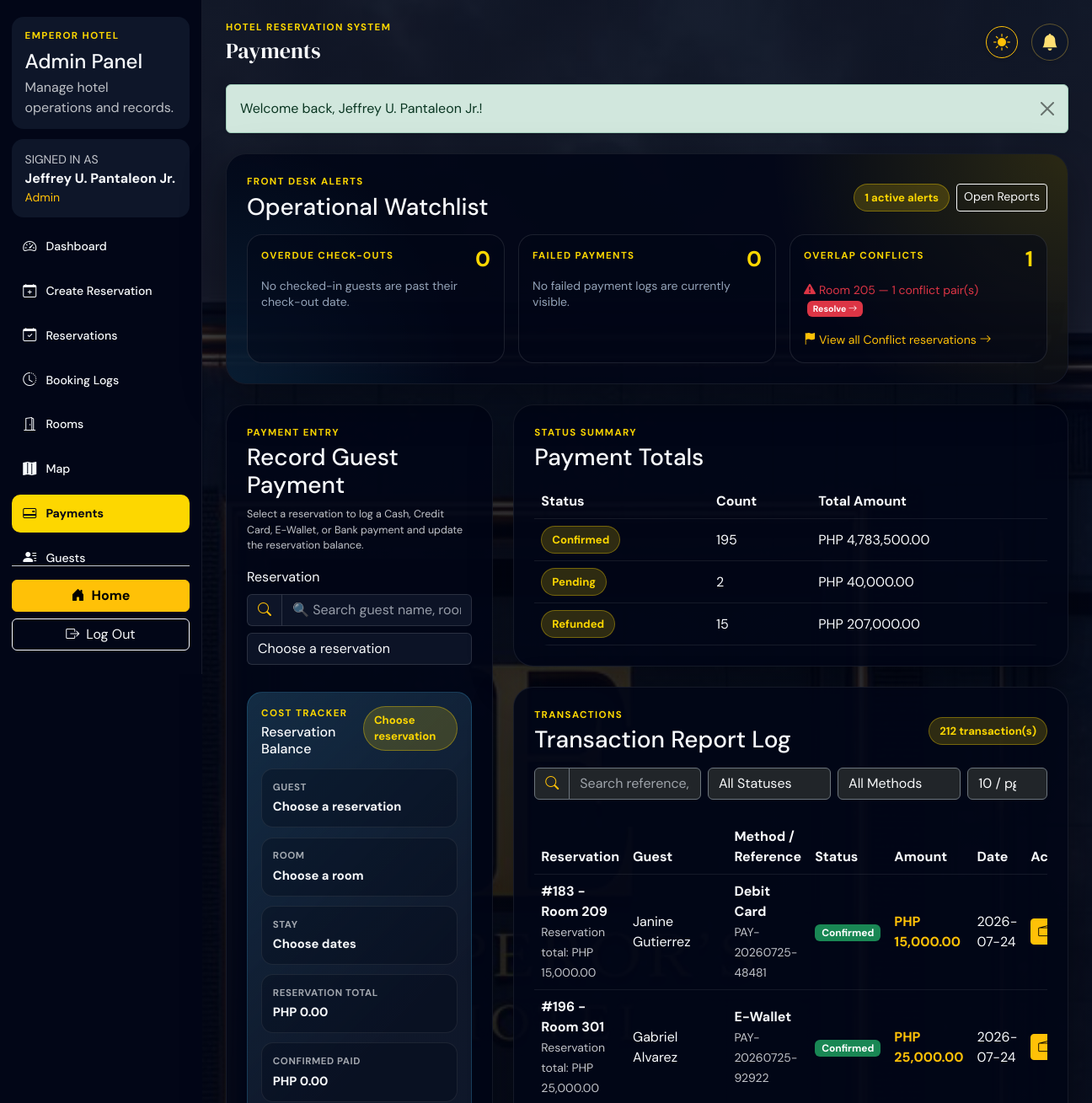
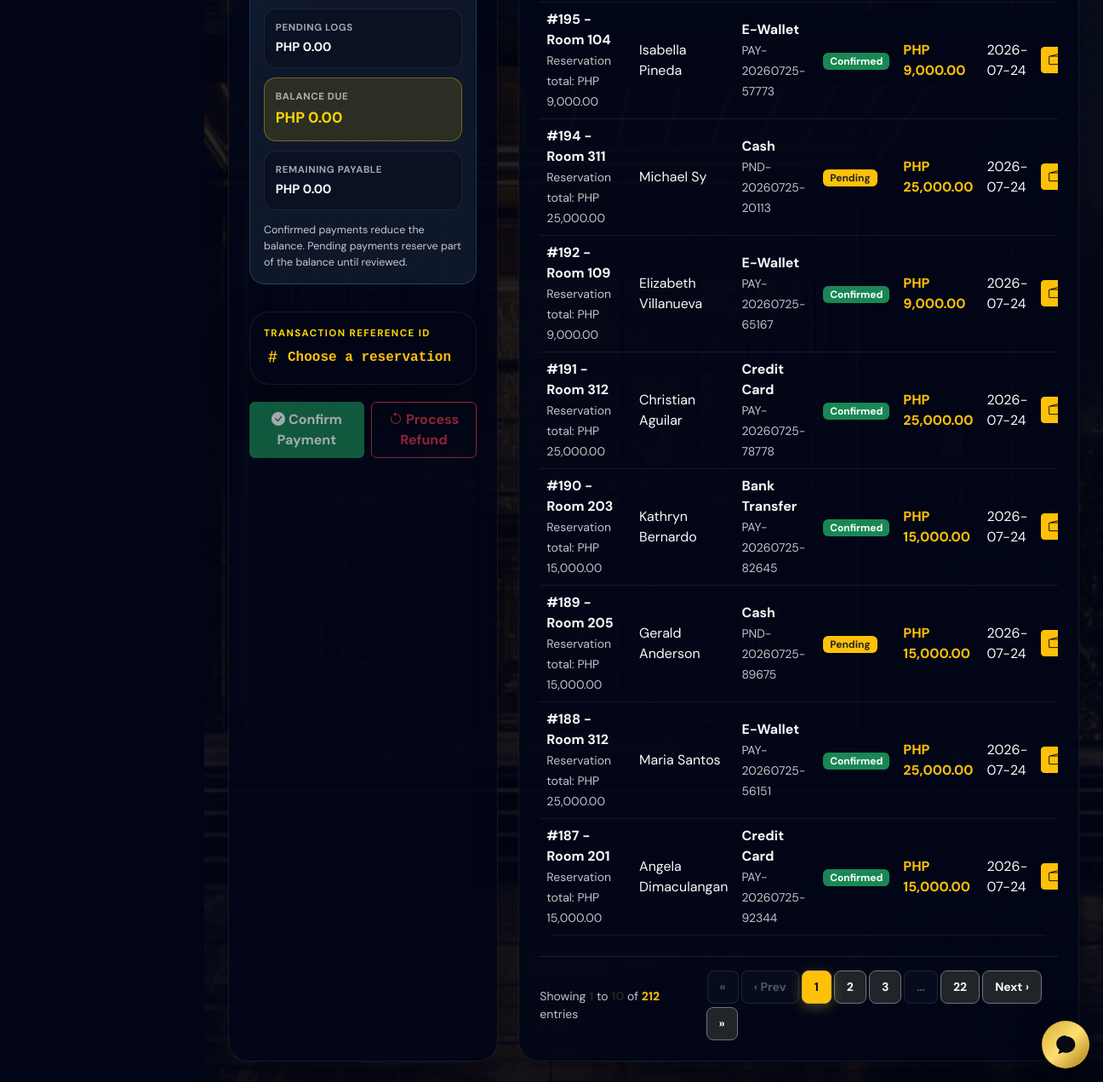
/public/admin/payments.php (signed in), run on the app's committed database (2 pictures, top to bottom).
### tables this page shows
CREATE TABLE IF NOT EXISTS payments (
    payment_id INT AUTO_INCREMENT PRIMARY KEY,
    reservation_id INT NOT NULL,
    amount DECIMAL(10,2) NOT NULL,
    payment_method ENUM('Cash', 'Credit Card', 'Debit Card', 'Bank Transfer', 'E-Wallet', 'Other') NOT NULL DEFAULT 'Cash',
    payment_status ENUM('Pending', 'Confirmed', 'Paid', 'Failed', 'Refunded') NOT NULL DEFAULT 'Pending',
    transaction_reference VARCHAR(100) DEFAULT NULL,
    payment_date TIMESTAMP DEFAULT CURRENT_TIMESTAMP,
    FOREIGN KEY (reservation_id) REFERENCES reservations(reservation_id) ON DELETE CASCADE
);

CREATE TABLE IF NOT EXISTS reservations (
    reservation_id INT AUTO_INCREMENT PRIMARY KEY,
    user_id INT NULL,
    guest_id INT NOT NULL,
    room_id INT NOT NULL,
    check_in DATE NOT NULL,
    check_out DATE NOT NULL,
    total_amount DECIMAL(10,2) NOT NULL DEFAULT 0.00,
    status ENUM('Pending', 'Confirmed', 'Checked-in', 'Checked-out', 'Cancelled', 'Conflict') NOT NULL DEFAULT 'Pending',
    created_at TIMESTAMP DEFAULT CURRENT_TIMESTAMP,
    FOREIGN KEY (user_id) REFERENCES users(user_id) ON DELETE SET NULL,
    FOREIGN KEY (guest_id) REFERENCES guests(guest_id) ON DELETE CASCADE,
    FOREIGN KEY (room_id) REFERENCES rooms(room_id) ON DELETE RESTRICT
);

CREATE TABLE IF NOT EXISTS rooms (
    room_id INT AUTO_INCREMENT PRIMARY KEY,
    room_number VARCHAR(10) NOT NULL UNIQUE,
    room_type ENUM('Imperial Deluxe', 'Royal Executive', 'Emperor Presidential') NOT NULL,
    floor INT NOT NULL,
    price_per_night DECIMAL(10,2) NOT NULL,
    bed_type VARCHAR(50) DEFAULT 'King Bed',
    max_capacity INT NOT NULL DEFAULT 2,
    view_type VARCHAR(100) DEFAULT 'City View',
    image_url TEXT DEFAULT NULL,
    status ENUM('Available', 'Reserved', 'Occupied', 'Cleaning', 'Maintenance') NOT NULL DEFAULT 'Available',
    created_at TIMESTAMP DEFAULT CURRENT_TIMESTAMP
);

CREATE TABLE IF NOT EXISTS guests (
    guest_id INT AUTO_INCREMENT PRIMARY KEY,
    user_id INT NULL,
    first_name VARCHAR(100) NOT NULL,
    last_name VARCHAR(100) NOT NULL,
    phone VARCHAR(30) DEFAULT NULL,
    email VARCHAR(150) DEFAULT NULL,
    created_at TIMESTAMP DEFAULT CURRENT_TIMESTAMP,
    FOREIGN KEY (user_id) REFERENCES users(user_id) ON DELETE SET NULL
);

### public/admin/payments.php (the view, shortened to what the rows shown need)
<?php
require_once __DIR__ . '/../includes/bootstrap.php';
require_once __DIR__ . '/../includes/layout.php';
$db = Database::connect();
$paymentModel = new Payment($db);
$logSearch = trim((string) ($_GET['log_search'] ?? ''));
$logStatus = trim((string) ($_GET['log_status'] ?? ''));
$logMethod = trim((string) ($_GET['log_method'] ?? ''));
$logPage = (int) ($_GET['page'] ?? 1);
$logPerPage = (int) ($_GET['per_page'] ?? 10);
$paginatedPaymentData = $paymentModel->paginated([
    'search' => $logSearch,
    'status' => $logStatus,
    'payment_method' => $logMethod,
], $logPage, $logPerPage);
$payments = $paginatedPaymentData['rows'];
?>
<section class="row g-4">
    <div class="col-xl-8">
        <div class="panel-card p-4 mb-4">
            <div class="table-responsive">
                <table class="table table-dark-soft align-middle mb-0">
                    <thead>
                        <tr>
                            <th>Status</th>
                            <th>Count</th>
                            <th>Total Amount</th>
                        </tr>
                    </thead>
                </table>
            </div>
        </div>
        <div class="panel-card p-4">
            <div class="table-responsive">
                <table class="table table-dark-soft align-middle mb-0">
                    <thead>
                        <tr>
                            <th>Reservation</th>
                            <th>Guest</th>
                            <th>Method / Reference</th>
                            <th>Status</th>
                            <th>Amount</th>
                            <th>Date</th>
                            <th>Actions</th>
                        </tr>
                    </thead>
                    <tbody>
                        <?php foreach ($payments as $payment): ?>
                            <?php
                                $status = $payment['payment_status'];
                                $statusBadgeClass = match($status) {
                                    'Confirmed', 'Paid' => 'bg-success text-white',
                                    'Pending' => 'bg-warning text-dark',
                                    'Failed', 'Refunded' => 'bg-danger text-white',
                                    default => 'bg-secondary text-white'
                                };
                            ?>
                            <tr>
                                <td>
                                    <div class="fw-bold">#<?php echo e($payment['reservation_id']); ?> - Room <?php echo e($payment['room_number']); ?></div>
                                    <small class="text-light-emphasis">Reservation total: <?php echo e(formatMoney((float) $payment['total_amount'])); ?></small>
                                </td>
                                <td><?php echo e($payment['first_name'] . ' ' . $payment['last_name']); ?></td>
                                <td>
                                    <div class="fw-semibold"><?php echo e($payment['payment_method']); ?></div>
                                    <small class="text-light-emphasis"><?php echo e($payment['transaction_reference'] ?: 'No reference'); ?></small>
                                </td>
                                <td><span class="badge <?php echo $statusBadgeClass; ?> px-2 py-1 text-xs fw-bold"><?php echo e($status); ?></span></td>
                                <td class="fw-bold text-warning"><?php echo e(formatMoney((float) $payment['amount'])); ?></td>
                                <td><?php echo e(date('Y-m-d', strtotime($payment['payment_date']))); ?></td>
                                <td>
                                    <div class="d-flex align-items-center gap-2">
                                        <a class="btn btn-sm btn-warning text-nowrap px-2 py-1 text-xs fw-semibold" href="payments.php?reservation_id=<?php echo e($payment['reservation_id']); ?>" title="Populate this reservation in Payment Entry form">
                                            <i class="bi bi-wallet2 me-1"></i>Manage Entry
                                        </a>
                                    </div>
                                </td>
                            </tr>
                        <?php endforeach; ?>
                    </tbody>
                </table>
            </div>
        </div>
    </div>
</section>

### data on the page
payments: reservation.reservation_id "183", rooms.room_number "209", reservation.total_amount "PHP 15,000.00", guests.first_name+last_name "Janine Gutierrez", payment_method "Debit Card", transaction_reference "PAY-20260725-48481", payment_status "Confirmed", amount "PHP 15,000.00", payment_date "2026-07-24"
payments: reservation.reservation_id "196", rooms.room_number "301", reservation.total_amount "PHP 25,000.00", guests.first_name+last_name "Gabriel Alvarez", payment_method "E-Wallet", transaction_reference "PAY-20260725-92922", payment_status "Confirmed", amount "PHP 25,000.00", payment_date "2026-07-24"
payments: reservation.reservation_id "195", rooms.room_number "104", reservation.total_amount "PHP 9,000.00", guests.first_name+last_name "Isabella Pineda", payment_method "E-Wallet", transaction_reference "PAY-20260725-57773", payment_status "Confirmed", amount "PHP 9,000.00", payment_date "2026-07-24"
payments: reservation.reservation_id "194", rooms.room_number "311", reservation.total_amount "PHP 25,000.00", guests.first_name+last_name "Michael Sy", payment_method "Cash", transaction_reference "PND-20260725-20113", payment_status "Pending", amount "PHP 25,000.00", payment_date "2026-07-24"
payments: reservation.reservation_id "192", rooms.room_number "109", reservation.total_amount "PHP 9,000.00", guests.first_name+last_name "Elizabeth Villanueva", payment_method "E-Wallet", transaction_reference "PAY-20260725-65167", payment_status "Confirmed", amount "PHP 9,000.00", payment_date "2026-07-24"
payments: reservation.reservation_id "191", rooms.room_number "312", reservation.total_amount "PHP 25,000.00", guests.first_name+last_name "Christian Aguilar", payment_method "Credit Card", transaction_reference "PAY-20260725-78778", payment_status "Confirmed", amount "PHP 25,000.00", payment_date "2026-07-24"
payments: reservation.reservation_id "190", rooms.room_number "203", reservation.total_amount "PHP 15,000.00", guests.first_name+last_name "Kathryn Bernardo", payment_method "Bank Transfer", transaction_reference "PAY-20260725-82645", payment_status "Confirmed", amount "PHP 15,000.00", payment_date "2026-07-24"
payments: reservation.reservation_id "189", rooms.room_number "205", reservation.total_amount "PHP 15,000.00", guests.first_name+last_name "Gerald Anderson", payment_method "Cash", transaction_reference "PND-20260725-89675", payment_status "Pending", amount "PHP 15,000.00", payment_date "2026-07-24"
payments: reservation.reservation_id "188", rooms.room_number "312", reservation.total_amount "PHP 25,000.00", guests.first_name+last_name "Maria Santos", payment_method "E-Wallet", transaction_reference "PAY-20260725-56151", payment_status "Confirmed", amount "PHP 25,000.00", payment_date "2026-07-24"
payments: reservation.reservation_id "187", rooms.room_number "201", reservation.total_amount "PHP 15,000.00", guests.first_name+last_name "Angela Dimaculangan", payment_method "Credit Card", transaction_reference "PAY-20260725-92344", payment_status "Confirmed", amount "PHP 15,000.00", payment_date "2026-07-24"

### other printed values
$user['full_name'] "Jeffrey U. Pantaleon Jr."
$user['role'] "Admin"
$link['label'] "Dashboard"
$link['label'] "Create Reservation"
$link['label'] "Reservations"
$link['label'] "Booking Logs"
$link['label'] "Rooms"
$link['label'] "Map"
$link['label'] "Payments"
$link['label'] "Guests"
$title "Payments"
$message['message'] "Welcome back, Jeffrey U. Pantaleon Jr.!"
$totalAlertCount "1"
count($operationalAlerts['overdue_checkouts']) "0"
count($failedPayments) "0"
